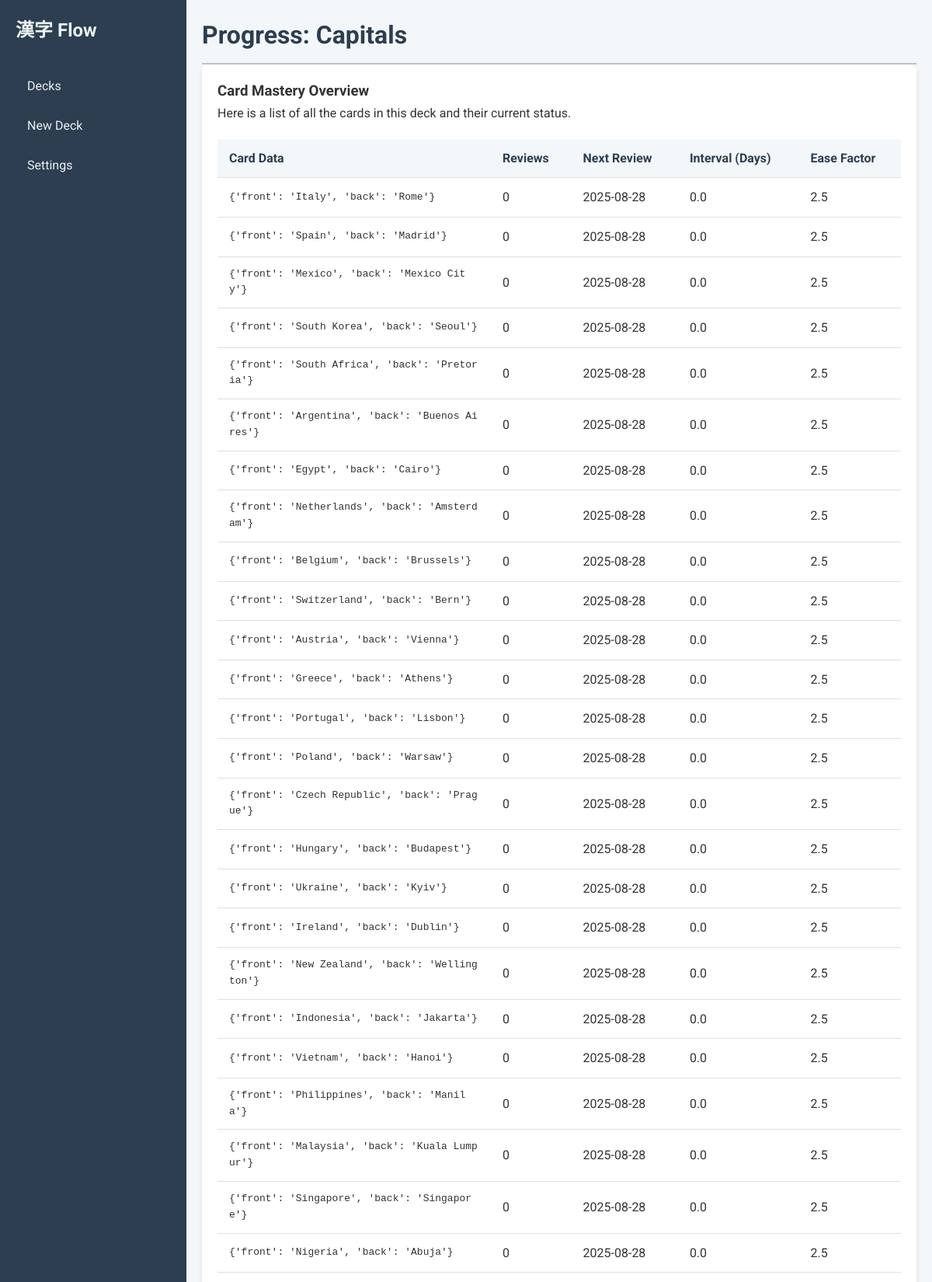
/progress/1 (upper part), run on the app's committed database.
### tables this page shows
CREATE TABLE decks (
            id INTEGER PRIMARY KEY AUTOINCREMENT,
            name TEXT NOT NULL UNIQUE,
            card_template TEXT NOT NULL,
            card_css TEXT NOT NULL,
            new_cards_per_day INTEGER,
            max_reviews_per_day INTEGER,
            learning_steps TEXT,
            graduating_interval INTEGER
        );

CREATE TABLE cards (
            id INTEGER PRIMARY KEY AUTOINCREMENT,
            deck_id INTEGER NOT NULL,
            data TEXT NOT NULL, -- Storing card data as a JSON string
            next_review_date TEXT,
            interval_days REAL DEFAULT 0.0,
            ease_factor REAL DEFAULT 2.5,
            reviews INTEGER DEFAULT 0,
            last_reviewed_date TEXT,
            FOREIGN KEY(deck_id) REFERENCES decks(id)
        );

### app/main.py (the view)
@app.get("/progress/{deck_id}", response_class=HTMLResponse)
async def deck_progress(request: Request, deck_id: int, db: sqlite3.Connection = Depends(get_database)):
    deck = crud.get_deck(db, deck_id)
    if not deck:
        return RedirectResponse(url="/decks")
    all_cards = crud.get_all_cards_in_deck(db, deck_id)
    all_cards_sorted = sorted(all_cards, key=lambda c: c.next_review_date)
    return templates.TemplateResponse(
        "progress_deck.html",
        {
            "request": request,
            "deck": deck,
            "all_cards": all_cards_sorted
        }
    )

### templates/progress_deck.html (shortened to what this page needs)
{% extends "base.html" %}
{% block page_title %}Progress: {{ deck.name }}{% endblock %}
{% block content %}
    <div class="card">
        <h3>Card Mastery Overview</h3>
        <p>Here is a list of all the cards in this deck and their current status.</p>
        {% if all_cards %}
            <table class="progress-table">
                <thead>
                    <tr>
                        <th style="width: 40%;">Card Data</th>
                        <th>Reviews</th>
                        <th>Next Review</th>
                        <th>Interval (Days)</th>
                        <th>Ease Factor</th>
                    </tr>
                </thead>
                <tbody>
                    {% for card in all_cards %}
                        <tr>
                            <td><pre style="white-space: pre-wrap; word-break: break-all; margin: 0; font-family: monospace;">{{ card.data }}</pre></td>
                            <td>{{ card.reviews }}</td>
                            <td>{{ card.next_review_date.strftime('%Y-%m-%d') if card.next_review_date else 'N/A' }}</td>
                            <td>{{ card.interval_days|round(1) }}</td>
                            <td>{{ card.ease_factor|round(2) }}</td>
                        </tr>
                    {% endfor %}
                </tbody>
            </table>
        {% else %}
            <p>This deck doesn't have any cards yet.</p>
        {% endif %}
    </div>
{% endblock %}

### static/css/style.css (style rules this page uses)
* { box-sizing: border-box; margin: 0; }
body { font-family: 'Roboto', 'Noto Sans JP', sans-serif; background-color: #f4f7f9; color: #333; line-height: 1.6; }
.card { background-color: #ffffff; border-radius: 8px; box-shadow: 0 4px 6px rgba(0, 0, 0, 0.1); padding: 20px; margin-bottom: 20px; }
.progress-table { width: 100%; border-collapse: collapse; margin-top: 20px; }
.progress-table th, .progress-table td { padding: 12px 15px; text-align: left; border-bottom: 1px solid #e0e0e0; }
.progress-table th { background-color: #f4f7f9; font-weight: 700; color: #2c3e50; }

### data on the page
decks: name "Capitals"
cards: data "{'front': 'Italy', 'back': 'Rome'}", reviews "0", next_review_date "2025-08-28", interval_days "0.0", ease_factor "2.5"
cards: data "{'front': 'Spain', 'back': 'Madrid'}", reviews "0", next_review_date "2025-08-28", interval_days "0.0", ease_factor "2.5"
cards: data "{'front': 'Mexico', 'back': 'Mexico City'}", reviews "0", next_review_date "2025-08-28", interval_days "0.0", ease_factor "2.5"
cards: data "{'front': 'South Korea', 'back': 'Seoul'}", reviews "0", next_review_date "2025-08-28", interval_days "0.0", ease_factor "2.5"
cards: data "{'front': 'South Africa', 'back': 'Pretoria'}", reviews "0", next_review_date "2025-08-28", interval_days "0.0", ease_factor "2.5"
cards: data "{'front': 'Argentina', 'back': 'Buenos Aires'}", reviews "0", next_review_date "2025-08-28", interval_days "0.0", ease_factor "2.5"
cards: data "{'front': 'Egypt', 'back': 'Cairo'}", reviews "0", next_review_date "2025-08-28", interval_days "0.0", ease_factor "2.5"
cards: data "{'front': 'Netherlands', 'back': 'Amsterdam'}", reviews "0", next_review_date "2025-08-28", interval_days "0.0", ease_factor "2.5"
cards: data "{'front': 'Belgium', 'back': 'Brussels'}", reviews "0", next_review_date "2025-08-28", interval_days "0.0", ease_factor "2.5"
cards: data "{'front': 'Switzerland', 'back': 'Bern'}", reviews "0", next_review_date "2025-08-28", interval_days "0.0", ease_factor "2.5"
cards: data "{'front': 'Austria', 'back': 'Vienna'}", reviews "0", next_review_date "2025-08-28", interval_days "0.0", ease_factor "2.5"
cards: data "{'front': 'Greece', 'back': 'Athens'}", reviews "0", next_review_date "2025-08-28", interval_days "0.0", ease_factor "2.5"
cards: data "{'front': 'Portugal', 'back': 'Lisbon'}", reviews "0", next_review_date "2025-08-28", interval_days "0.0", ease_factor "2.5"
cards: data "{'front': 'Poland', 'back': 'Warsaw'}", reviews "0", next_review_date "2025-08-28", interval_days "0.0", ease_factor "2.5"
cards: data "{'front': 'Czech Republic', 'back': 'Prague'}", reviews "0", next_review_date "2025-08-28", interval_days "0.0", ease_factor "2.5"
cards: data "{'front': 'Hungary', 'back': 'Budapest'}", reviews "0", next_review_date "2025-08-28", interval_days "0.0", ease_factor "2.5"
cards: data "{'front': 'Ukraine', 'back': 'Kyiv'}", reviews "0", next_review_date "2025-08-28", interval_days "0.0", ease_factor "2.5"
cards: data "{'front': 'Ireland', 'back': 'Dublin'}", reviews "0", next_review_date "2025-08-28", interval_days "0.0", ease_factor "2.5"
cards: data "{'front': 'New Zealand', 'back': 'Wellington'}", reviews "0", next_review_date "2025-08-28", interval_days "0.0", ease_factor "2.5"
cards: data "{'front': 'Indonesia', 'back': 'Jakarta'}", reviews "0", next_review_date "2025-08-28", interval_days "0.0", ease_factor "2.5"
cards: data "{'front': 'Vietnam', 'back': 'Hanoi'}", reviews "0", next_review_date "2025-08-28", interval_days "0.0", ease_factor "2.5"
cards: data "{'front': 'Philippines', 'back': 'Manila'}", reviews "0", next_review_date "2025-08-28", interval_days "0.0", ease_factor "2.5"
cards: data "{'front': 'Malaysia', 'back': 'Kuala Lumpur'}", reviews "0", next_review_date "2025-08-28", interval_days "0.0", ease_factor "2.5"
cards: data "{'front': 'Singapore', 'back': 'Singapore'}", reviews "0", next_review_date "2025-08-28", interval_days "0.0", ease_factor "2.5"
cards: data "{'front': 'Nigeria', 'back': 'Abuja'}", reviews "0", next_review_date "2025-08-28", interval_days "0.0", ease_factor "2.5"
